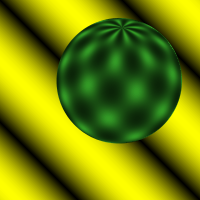
#> input picture data/sphere/sphere0.png, 200 x 200 px, found by its file name; the run also reads 1 picture not shown here
$ jupyter execute LucasKanade.ipynb
#> lines starting #> are read from the running program, lines starting #| are printed output that depends on the picture
[cell 1]
import math
from scipy import signal
from PIL import Image
import numpy as np
from numpy import *
from matplotlib import pyplot as plt
from pylab import *
import cv2
import random

### Lucas Kanade

[cell 2]
def LK_OpticalFlow(Image1, Image2, kernel_size):
    I1 = np.array(Image1)
    I2 = np.array(Image2)
    S = np.shape(I1)

    # Apply Gaussian filter of size - 3x3
    I1_smooth = cv2.GaussianBlur(I1, kernel_size, 0)
    I2_smooth = cv2.GaussianBlur(I2, kernel_size, 0)

    Ix = signal.convolve2d(I1_smooth, [[-0.25, 0.25], [-0.25, 0.25]], 'same') + signal.convolve2d(I2_smooth, [[-0.25, 0.25], [-0.25, 0.25]], 'same')
    Iy = signal.convolve2d(I1_smooth, [[-0.25, -0.25], [0.25, 0.25]], 'same') + signal.convolve2d(I2_smooth, [[-0.25, -0.25], [0.25, 0.25]], 'same')
    It = signal.convolve2d(I1_smooth, [[0.25, 0.25], [0.25, 0.25]], 'same') + signal.convolve2d(I2_smooth, [[-0.25, -0.25], [-0.25, -0.25]], 'same')

    features = cv2.goodFeaturesToTrack(I1_smooth, 10000, 0.01, 5)
    feature = np.int0(features)
    plt.figure(figsize=(12,8))
    for i in feature:
        x,y = i.ravel()
        cv2.circle(I1_smooth, (x,y), 3, 0, -1)
    u = v = np.nan*np.ones(S)
    for l in feature:
        j,i = l.ravel()
        IX = ([Ix[i-1,j-1],Ix[i,j-1],Ix[i-1,j-1],Ix[i-1,j],Ix[i,j],Ix[i+1,j],Ix[i-1,j+1],Ix[i,j+1],Ix[i+1,j-1]])
        IY = ([Iy[i-1,j-1],Iy[i,j-1],Iy[i-1,j-1],Iy[i-1,j],Iy[i,j],Iy[i+1,j],Iy[i-1,j+1],Iy[i,j+1],Iy[i+1,j-1]])
        IT = ([It[i-1,j-1],It[i,j-1],It[i-1,j-1],It[i-1,j],It[i,j],It[i+1,j],It[i-1,j+1],It[i,j+1],It[i+1,j-1]])

        LK = (IX, IY)
        LK = np.matrix(LK)
        LK_T = np.array(np.matrix(LK)) # A transpose
        LK = np.array(np.matrix.transpose(LK))

        A1 = np.dot(LK_T, LK) # Pseudo Inverse
        A2 = np.linalg.pinv(A1)
        A3 = np.dot(A2, LK_T)
        (u[i,j],v[i,j]) = np.dot(A3, IT)

    colors = "bgrcmykw"
    color_index = random.randrange(0,8)
    c=colors[color_index]

    # Plot the vectors on the image
    plt.title('Vector plot of Optical Flow')
    plt.imshow(I1, cmap = cm.gray)
    for i in range(S[0]):
        for j in range(S[1]):
            if(abs(u[i,j]) > t or abs(v[i,j]) > t):
                plt.arrow(j, i, v[i,j], u[i,j], head_width = 5, head_length = 5, color = c)
    plt.show()

## Synthetic Sphere Images
### Import the images

[cell 3]
t = 0.3
Image1 = cv2.imread('sphere0.png', cv2.IMREAD_GRAYSCALE)
#> Image1: shape (200, 200); min 0, max 225, mean 113.9
Image2 = cv2.imread('sphere1.png', cv2.IMREAD_GRAYSCALE)
#> Image2: shape (200, 200); min 0, max 225, mean 113.9

### Set the font specifications

[cell 4]
font = {
    'family' : 'Courier New',
    'color' : 'darkblue',
    'weight' : 'medium',
    'size' : 15,
}

### View the images of sphere

[cell 5]
plt.rcParams["axes.grid"] = False
fig = plt.figure(figsize=(12,8))
plt.imshow(Image1, cmap='gray')
plt.title('Sphere - Frame 1', fontdict=font)

[cell 6]
plt.rcParams["axes.grid"] = False
fig = plt.figure(figsize=(12,8))
plt.imshow(Image2, cmap='gray')
plt.title('Sphere - Frame 2', fontdict=font)

### Neighborhood size - 3

[cell 7]
LK_OpticalFlow(Image1, Image2, kernel_size=(3,3))
#> in LK_OpticalFlow, `features = cv2.goodFeaturesToTrack(I1_smooth, 10000, 0.01, 5)`: features = 166 rows, first 8: [122, 20], [124, 32], [133, 21], [117, 32], [117, 20], [126, 24], [155, 134], [65, 44]
#> in LK_OpticalFlow, `feature = np.int0(features)`: feature has the same summary as features
#> the loop in LK_OpticalFlow, `for i in feature:` made 166 passes
#> after the loop in LK_OpticalFlow, `for i in feature:`: I1_smooth: shape (200, 200); min 0, max 225, mean 105.2
#> the loop in LK_OpticalFlow, `for l in feature:` made 166 passes
#> (j, i, IX, IY, IT, A1, A2) on passes 1 to 2: (122, 20, [2.75, 9.75, 2.75, 2, 6.5, 11.75, 1.75, 3.5, 17], [15.25, -0.25, 15.25, 19.5, 7, -0.25, 21.75, 11, -5.5], [1.25, 6.25, 1.25, 2, 5, 6.75, 1.75, 3, 9.5], [[598.8, 146.1], [146.1, 1518.8]], [[0.00171, -0.000164], [-0.000164, 0.000674]]), (124, 32, [-16.5, -21.5, -16.5, 0.25, -8.5, -16.5, 14.5, 12.75, -23], [-1.5, 1, -1.5, -9.25, -5, -1.5, -12, -12.75, 2], [2.5, 5.5, 2.5, -0.25, 2.5, 5.5, -3.5, -3.25, 7.5], [[2253.1, -289.6], [-289.6, 428.9]], [[0.000486, 0.000328], [0.000328, 0.00255]])

### Neighborhood size - 5

[cell 8]
LK_OpticalFlow(Image1, Image2, kernel_size=(5,5))
#> in LK_OpticalFlow (call 2), `features = cv2.goodFeaturesToTrack(I1_smooth, 10000, 0.01, 5)`: features = 163 rows, first 8: [120, 19], [124, 32], [120, 24], [126, 20], [133, 21], [117, 32], [135, 142], [116, 15]
#> in LK_OpticalFlow (call 2), `feature = np.int0(features)`: feature has the same summary as features
#> the loop in LK_OpticalFlow (call 2), `for i in feature:` made 163 passes
#> after the loop in LK_OpticalFlow (call 2), `for i in feature:`: I1_smooth: shape (200, 200); min 0, max 225, mean 105.1
#> the loop in LK_OpticalFlow (call 2), `for l in feature:` made 163 passes

### Neighborhood size - 11

[cell 9]
LK_OpticalFlow(Image1, Image2, kernel_size=(11,11))
#> call 3 of LK_OpticalFlow, with kernel_size = (11, 11)
#> in LK_OpticalFlow (call 3), `Ix = signal.convolve2d(I1_smooth, [[-0.25, 0.25], [-0.25, 0.25]], 'sam..`:
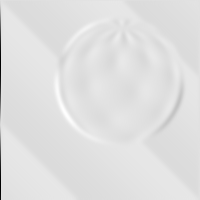
#> Ix: shape (200, 200) float64; min -225, max 29.75, mean -0.7; drawn with min black and max white
#> the loop in LK_OpticalFlow (call 3), `for i in feature:` made 249 passes
#> i on passes 1 to 3: [[60, 88]], [[184, 84]], [[184, 92]]
#> after the loop in LK_OpticalFlow (call 3), `for i in feature:`:
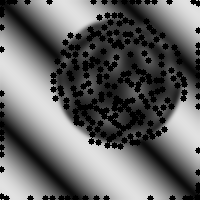
#> I1_smooth: shape (200, 200); min 0, max 225, mean 101
#> the loop in LK_OpticalFlow (call 3), `for l in feature:` made 249 passes

### Neighborhood size - 21

[cell 10]
LK_OpticalFlow(Image1, Image2, kernel_size=(21,21))
#> call 4 of LK_OpticalFlow, with kernel_size = (21, 21)
#> in LK_OpticalFlow (call 4), `It = signal.convolve2d(I1_smooth, [[0.25, 0.25], [0.25, 0.25]], 'same'..`:
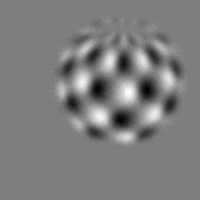
#> It: shape (200, 200) float64; min -10.75, max 11, mean -0.0043; drawn with min black and max white
#> the loop in LK_OpticalFlow (call 4), `for i in feature:` made 373 passes
#> i on passes 1 to 3: [[185, 94]], [[185, 88]], [[162, 117]]
#> after the loop in LK_OpticalFlow (call 4), `for i in feature:`:
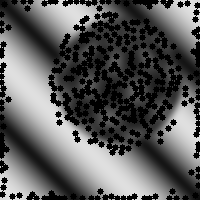
#> I1_smooth: shape (200, 200); min 0, max 224, mean 89.4
#> the loop in LK_OpticalFlow (call 4), `for l in feature:` made 373 passes

## Real Traffic Images
### View the traffic images

[cell 11]
Image1 = cv2.imread('traffic0.png', cv2.IMREAD_GRAYSCALE)
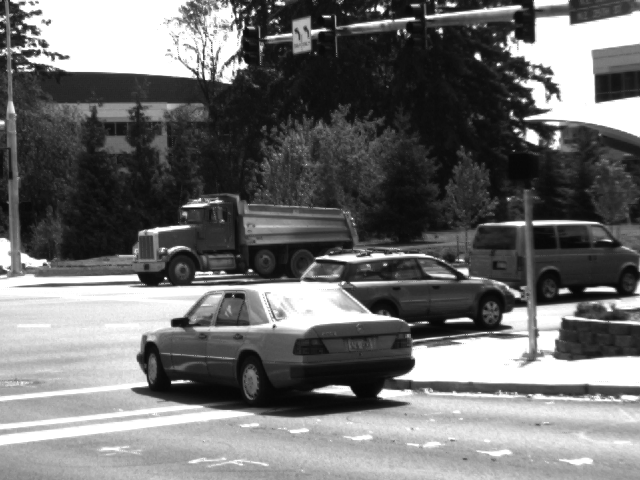
#> input picture data/traffic/traffic0.png, 640 x 480 px, found by its file name
#> Image1 is the input picture: shape (480, 640); min 5, max 255, mean 111.3
Image2 = cv2.imread('traffic1.png', cv2.IMREAD_GRAYSCALE)
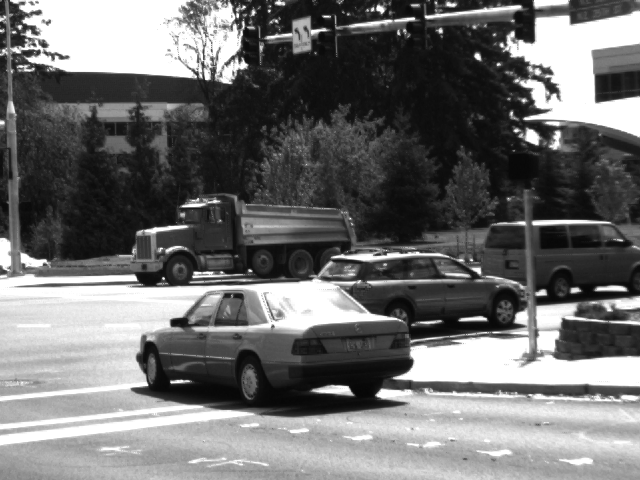
#> input picture data/traffic/traffic1.png, 640 x 480 px, found by its file name
#> Image2 is the input picture: shape (480, 640); min 6, max 255, mean 111

[cell 12]
plt.rcParams["axes.grid"] = False
fig = plt.figure(figsize=(12,8))
plt.imshow(Image1, cmap='gray')
plt.title('Traffic - Frame 1', fontdict=font)

[cell 13]
plt.rcParams["axes.grid"] = False
fig = plt.figure(figsize=(12,8))
plt.imshow(Image2, cmap='gray')
plt.title('Traffic - Frame 2', fontdict=font)

### Neighborhood size - 3

[cell 14]
LK_OpticalFlow(Image1, Image2, kernel_size=(3,3))
#> in LK_OpticalFlow (call 5), `It = signal.convolve2d(I1_smooth, [[0.25, 0.25], [0.25, 0.25]], 'same'..`:
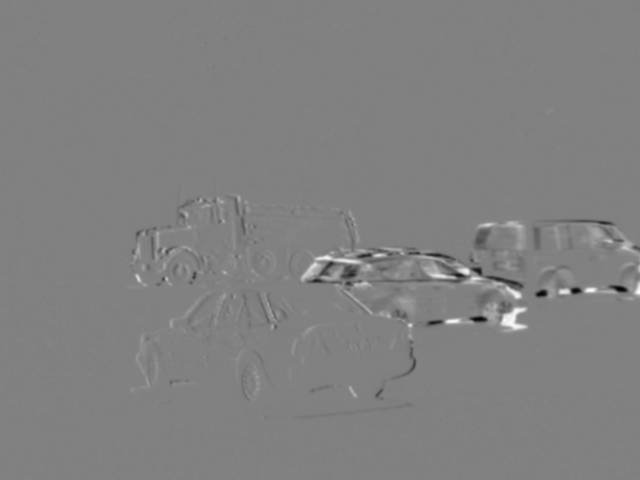
#> It: shape (480, 640) float64; min -236, max 229.8, mean 0.3; drawn with min black and max white
#> the loop in LK_OpticalFlow (call 5), `for i in feature:` made 1435 passes
#> i on passes 1 to 3: [[171, 382]], [[165, 278]], [[446, 321]]
#> after the loop in LK_OpticalFlow (call 5), `for i in feature:`:
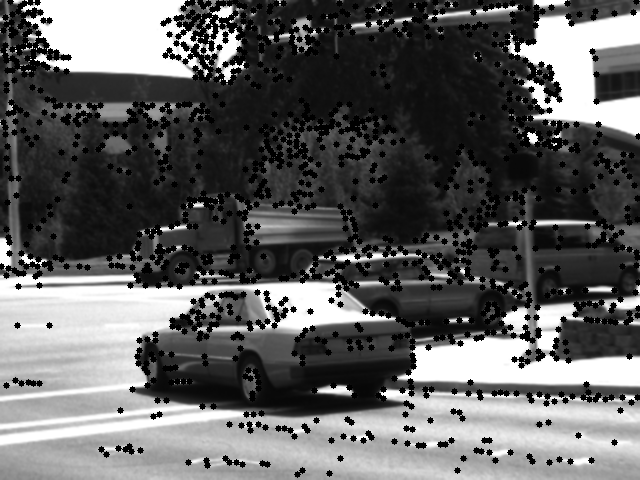
#> I1_smooth: shape (480, 640); min 0, max 255, mean 96.6
#> the loop in LK_OpticalFlow (call 5), `for l in feature:` made 1435 passes
#> after the loop in LK_OpticalFlow (call 5), `for l in feature:`:
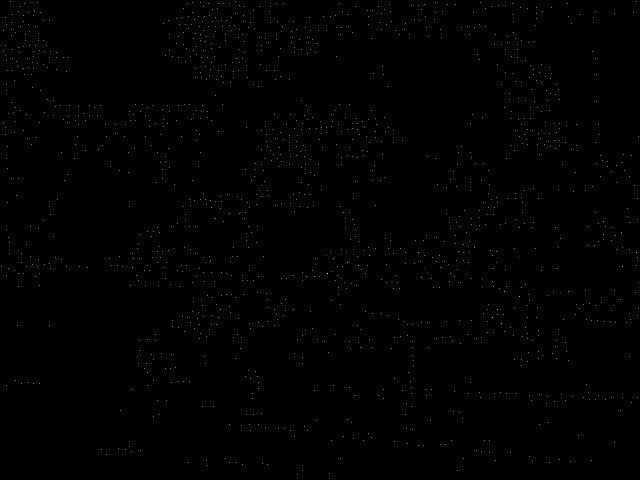
#> u: shape (480, 640) float64; 99.53% of the values are NaN or infinite; the others: min -11.6, max 16.09, mean 0.0417; drawn with min black, max white, NaN and infinite black
#> in LK_OpticalFlow (call 5), `plt.show()`:
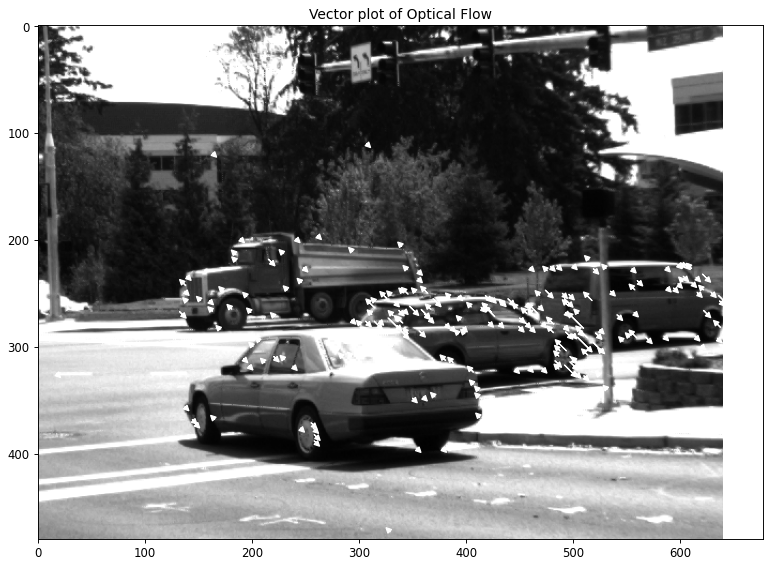
#> figure drawn by matplotlib, 1 panel

### Neighborhood size - 5

[cell 15]
LK_OpticalFlow(Image1, Image2, kernel_size=(5,5))

### Neighborhood size - 21

[cell 16]
LK_OpticalFlow(Image1, Image2, kernel_size=(21,21))

### Best result for traffic images

### Neighborhood size - 11

[cell 17]
LK_OpticalFlow(Image1, Image2, kernel_size=(11,11))
